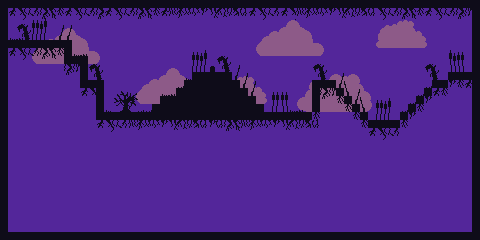

This game map was drawn from its Tiled (.tmx) file and the tilesets committed beside it. A one-line description and the trimmed map source follow:
An orthogonal 60x30 tile map with 8x8 px tiles, 3 tile layers (Clouds, Background, Foreground) and 4 objects (2x Slime Spawn, Emu Spawn, Bat Spawn).

<map version="1.5" tiledversion="1.7.2" orientation="orthogonal" renderorder="right-down" width="60" height="30" tilewidth="8" tileheight="8" infinite="0" backgroundcolor="#53269a" nextlayerid="5" nextobjectid="5">
 <tileset firstgid="1" source="background.tsx" />
 <layer id="4" name="Clouds" width="60" height="30">
  <data>[1800 cells, 226 non-empty, 65 distinct tile ids]</data>
 </layer>
 <layer id="1" name="Background" width="60" height="30">
  <data>[1800 cells, 622 non-empty, 58 distinct tile ids]</data>
 </layer>
 <layer id="2" name="Foreground" width="60" height="30">
  <data>[1800 cells, 73 non-empty, 24 distinct tile ids]</data>
 </layer>
 <objectgroup id="3" name="Objects">
  <object id="1" type="Slime Spawn" x="136" y="112">
   <point />
  </object>
  <object id="2" type="Emu Spawn" x="208" y="72">
   <point />
  </object>
  <object id="3" type="Slime Spawn" x="80" y="56">
   <point />
  </object>
  <object id="4" type="Bat Spawn" x="144" y="40">
   <point />
  </object>
 </objectgroup>
</map>
